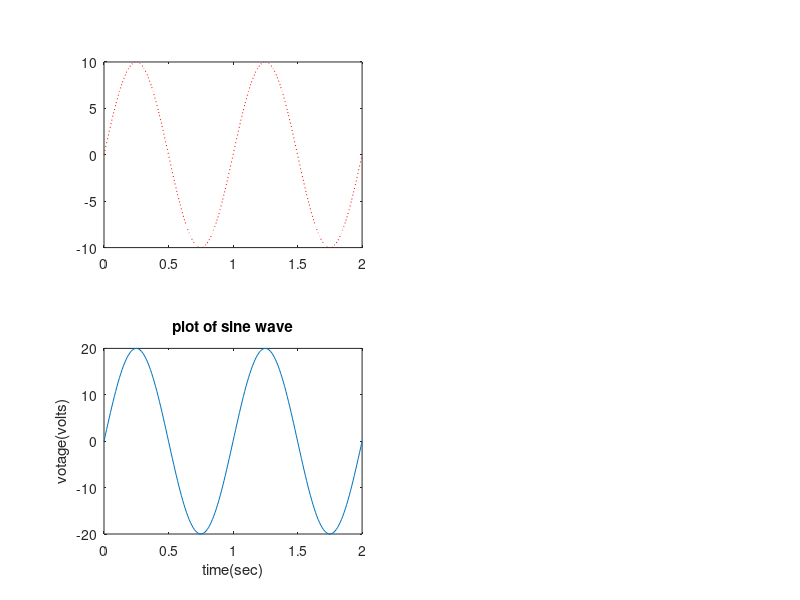

Reproduce this figure in MATLAB.
clc
clear
close all
t=0:0.01:2;
f=1;
A=10;
a=20;
w=2*pi*f;

x=A*sin(w*t);

y=a*sin(w*t);
subplot(2,2,1)
plot(t,x,'r:');
subplot(2,2,3)
plot(t,y);
title('plot of sine wave');
xlabel('time(sec)')
ylabel('votage(volts)')